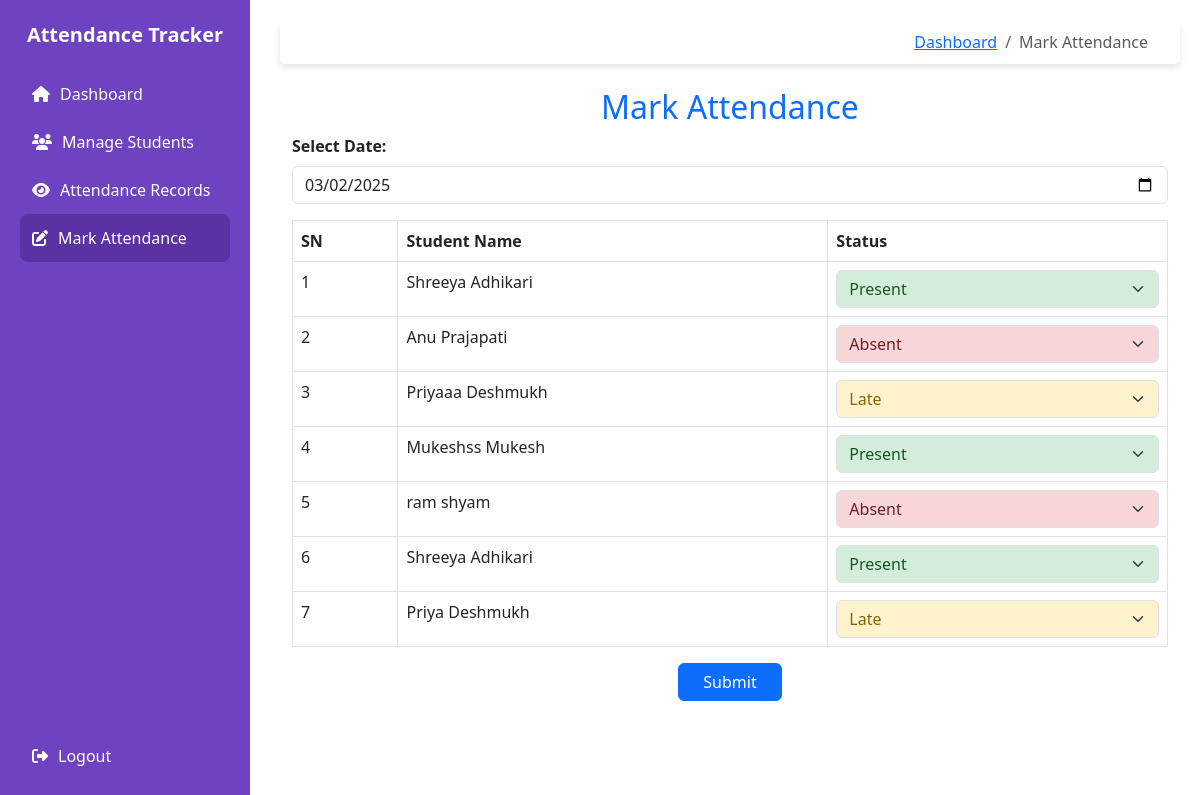
The app's page /mark-attendance with its own data.
### models.py (models this page shows)
class Student(db.Model):
    id = db.Column(db.Integer, primary_key = True)
    student_id = db.Column(db.String(20), unique=True, nullable=False)  # Custom ID
    first_name = db.Column(db.String(150), nullable=False)
    last_name = db.Column(db.String(150), nullable=False)
    email = db.Column(db.String(100), unique=True, nullable=False)
    address = db.Column(db.Text, nullable=False)
    phone = db.Column(db.String(15), unique=True, nullable=False)

class Attendance(db.Model):
    id = db.Column(db.Integer, primary_key = True)
    student_id = db.Column(db.Integer(), db.ForeignKey("student.id"), nullable = False)
    date = db.Column(db.Date, nullable = False, default = datetime.utcnow().date)
    status = db.Column(db.String(10), nullable = False)

### app.py (the view, shortened to what this page needs)
@app.route('/mark-attendance', methods=["GET", "POST"])
def mark_attendance():
    students = Student.query.all()
    today_date = datetime.today().date()
    selected_date_str = request.args.get("date", today_date.strftime("%Y-%m-%d"))
    selected_date = datetime.strptime(selected_date_str, "%Y-%m-%d").date()
    attendance_records = {att.student_id: att.status for att in Attendance.query.filter_by(date=selected_date).all()}
    return render_template(
        "attendance/mark_attendance.html",
        students=students,
        today_date=today_date,
        selected_date=selected_date.strftime("%Y-%m-%d"),
        attendance_records=attendance_records
    )

### templates/attendance/mark_attendance.html (shortened to what this page needs)
{% extends "base.html" %}
{% block content %}
<div class="container mt-4">
    <h2 class="text-center text-primary">Mark Attendance</h2>
    <form method="POST">
        <div class="mb-3">
            <label for="date" class="form-label fw-semibold">Select Date:</label>
            <input type="date" id="date" name="date" class="form-control" required
                value="{{ selected_date }}" max="{{ today_date }}">
        </div>
        <table class="table table-bordered">
            <thead>
                <tr>
                    <th>SN</th>
                    <th>Student Name</th>
                    <th>Status</th>
                </tr>
            </thead>
            <tbody>
                {% for student in students %}
                {% set status = attendance_records.get(student.id, '') %}
                <tr>
                    <td>{{ loop.index }}</td>
                    <td>{{ student.first_name }} {{ student.last_name }}</td>
                    <td>
                        <select name="status_{{ student.id }}" class="form-select
                            {% if status == 'Present' %}status-present
                            {% elif status == 'Absent' %}status-absent
                            {% elif status == 'Late' %}status-late{% endif %}" required>
                            <option value="Present" {% if status == "Present" %}selected{% endif %}>Present</option>
                            <option value="Absent" {% if status == "Absent" %}selected{% endif %}>Absent</option>
                            <option value="Late" {% if status == "Late" %}selected{% endif %}>Late</option>
                        </select>
                    </td>
                </tr>
                {% endfor %}
            </tbody>
        </table>
        <div class="text-center mt-3">
            <button type="submit" class="btn btn-primary px-4">Submit</button>
        </div>
    </form>
</div>
{% endblock %}

### templates/base.html (shortened to what this page needs)
<!DOCTYPE html>
<html lang="en">
<head>
    <link rel="stylesheet" href="https://cdn.jsdelivr.net/npm/bootstrap@5.3.0/dist/css/bootstrap.min.css">
    <link rel="stylesheet" href="https://cdn.jsdelivr.net/npm/bootstrap-icons/font/bootstrap-icons.css">
    <link rel="stylesheet" href="https://cdnjs.cloudflare.com/ajax/libs/font-awesome/6.4.2/css/all.min.css">
</head>
<body>
    <div class="sidebar">
        <div class="brand">Attendance Tracker</div>
        <a href="{{ url_for('dashboard') }}" class="{% if request.endpoint == 'dashboard' %}active{% endif %}">
            <i class="fa fa-home"></i> Dashboard
        </a>
        <a href="{{ url_for('view_student') }}" class="{% if request.endpoint == 'view_student' %}active{% endif %}">
            <i class="fa fa-users"></i> Manage Students
        </a>
        <a href="{{ url_for('attendance_records') }}" class="{% if request.endpoint == 'attendance_records' %}active{% endif %}">
            <i class="fa fa-eye"></i> Attendance Records
        </a>
        <a href="{{ url_for('mark_attendance') }}" class="{% if request.endpoint == 'mark_attendance' %}active{% endif %}">
            <i class="fa fa-edit"></i> Mark Attendance
        </a>
        <a href="{{ url_for('logout') }} " onclick=ConfirmLogout() class="logout">
            <i class="fa fa-sign-out-alt"></i> Logout
        </a>
    </div>
    <div class="content">
        <nav class="navbar navbar-expand-lg navbar-light mb-2">
            <div class="container-fluid d-flex justify-content-between align-items-center">
                <nav aria-label="breadcrumb">
                    <ol class="breadcrumb">
                        <li class="breadcrumb-item"><a href="{{ url_for('dashboard') }}">Dashboard</a></li>
                        {% if request.endpoint == 'view_student' %}
                            <li class="breadcrumb-item active" aria-current="page">Student List</li>
                        {% elif request.endpoint == 'add_student' %}
                            <li class="breadcrumb-item active" aria-current="page">Add Student</li>
                        {% elif request.endpoint == 'attendance_records' %}
                            <li class="breadcrumb-item active" aria-current="page">View Attendance</li>
                        {% elif request.endpoint == 'mark_attendance' %}
                            <li class="breadcrumb-item active" aria-current="page">Mark Attendance</li>
                        {% endif %}
                    </ol>
                </nav>
            </div>
        </nav>
        {% block content %}{% endblock %}
    </div>
</body>
</html>

### templates/base.html (style rules this page uses)
:root { --primary-color: #6f42c1; --primary-hover: #5a32a3; --sidebar-bg: #6f42c1; --sidebar-text: #ffffff; }
body { display: flex; }
.sidebar { width: 250px; height: 100vh; background-color: var(--sidebar-bg); color: var(--sidebar-text); position: fixed; top: 0; left: 0; padding: 20px; display: flex; flex-direction: column; }
.sidebar .brand { font-size: 20px; font-weight: bold; text-align: center; margin-bottom: 20px; }
.sidebar a { display: flex; align-items: center; color: var(--sidebar-text); text-decoration: none; font-size: 16px; padding: 12px; border-radius: 8px; transition: background 0.3s ease; width: 100%; }
.sidebar a i { margin-right: 10px; }
.sidebar a:hover, .sidebar .active { background-color: var(--primary-hover); }
.sidebar .logout { margin-top: auto; }
.content { margin-left: 260px; padding: 20px; width: 100%; }
.navbar { background: white; box-shadow: 0px 4px 6px rgba(0, 0, 0, 0.1); padding: 10px 20px; border-radius: 5px; }
.breadcrumb { margin-bottom: 0; }

### templates/attendance/mark_attendance.html (style rules this page uses)
.status-present { background-color: #d4edda; color: #155724; }
.status-absent { background-color: #f8d7da; color: #721c24; }
.status-late { background-color: #fff3cd; color: #856404; }

### records on screen
Student: first_name "Shreeya", last_name "Adhikari", id.status "Present"
Student: first_name "Anu", last_name "Prajapati", id.status "Absent"
Student: first_name "Priyaaa", last_name "Deshmukh", id.status "Late"
Student: first_name "Mukeshss", last_name "Mukesh", id.status "Present"
Student: first_name "ram", last_name "shyam", id.status "Absent"
Student: first_name "Shreeya", last_name "Adhikari", id.status "Present"
Student: first_name "Priya", last_name "Deshmukh", id.status "Late"
